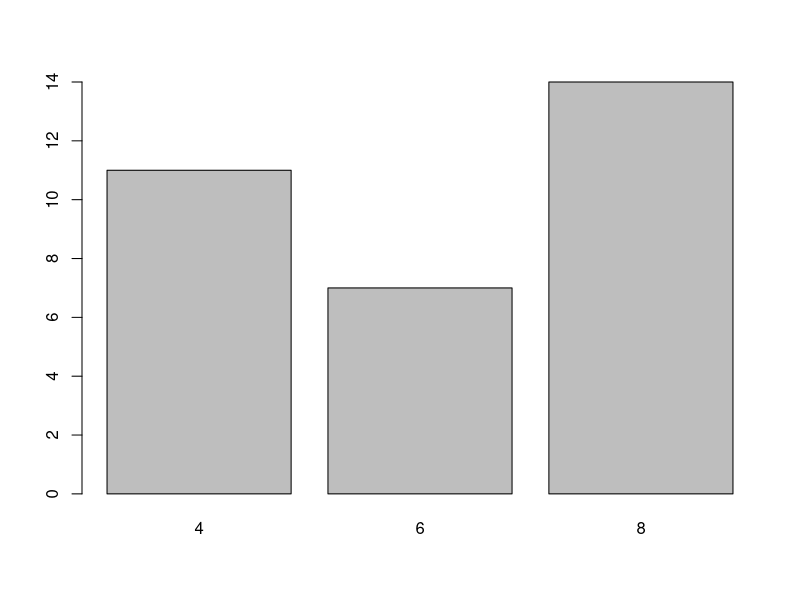
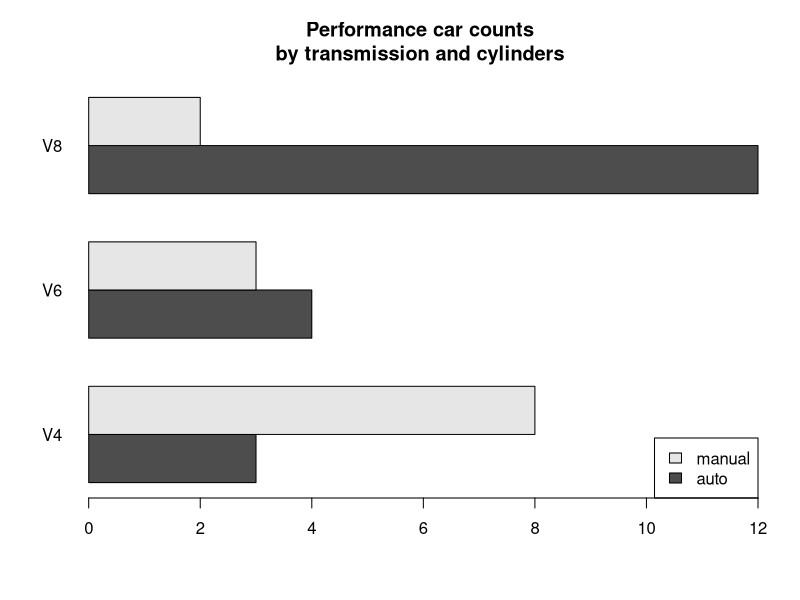

Reproduce these figures in R, in order. (Note: this script raises an error after producing the figures.)
# _______________________________ BASIC DATA VISUALIZATION ________________________
# Data visualization is an important part of a statistical analysis. The 
# visualization tools appropriate for a given data set are dependent upon the 
# types of variables
# Plot and ggplot2 help for visualization.

#----- ----- ------  ----- ----- ------  ----- ----- ------  ----- ----- ------
# Barplots and Pie Charts

# Barplots and pie charts are commonly used to visualize qualitative data by 
# category frequency.

#----- ----- ------  ----- ----- ------  ----- ----- ------  ----- ----- ------
# Barplot: 
# A barplot draws either vertical or horizontal bars, typically separated by white
# space, to visualize frequencies according to the relevant categories. Though
# the raw frequencies themselves are usually displayed, a barplot can also
# be used to visualize other quantities, such as means or proportions, which
# directly depend upon these frequencies.

# Example:-
mtcars

cyl.freq <- table(mtcars$cyl)
cyl.freq

# This is a stacked plot
barplot(cyl.freq)    

table(mtcars$cyl[mtcars$am==0])
table(mtcars$cyl[mtcars$am==1])

# Types of bar plot:-
# stacked --> where bars are split up vertically 
# dodged  --> Where bars are broken up and placed beside each other.

cyl.freq.matrix <- table(mtcars$am,mtcars$cyl)
cyl.freq.matrix

# This is a dodged plot
barplot(cyl.freq.matrix,beside=TRUE,horiz=TRUE,las=1,
        main="Performance car counts\nby transmission and cylinders",
        names.arg=c("V4","V6","V8"),legend.text=c("auto","manual"),
        args.legend=list(x="bottomright"))


# help 
?barplot 

qplot(factor(mtcars$cyl),geom="bar")
# Note here that the relevant geom is "bar"

qplot(factor(mtcars$cyl),geom="blank",fill=factor(mtcars$am),xlab="",
      ylab="",main="Performance car counts\nby transmission and cylinders")
+ geom_bar(position="dodge")
+ scale_x_discrete(labels=c("V4","V6","V8"))
+ scale_y_continuous(breaks=seq(0,12,2))
+ theme_bw() + coord_flip()
+ scale_fill_grey(name="Trans.",labels=c("auto","manual"))
#----- ----- ------  ----- ----- ------  ----- ----- ------  ----- ----- ------
# Pie chart

# The venerable pie chart is an alternative option for visualizing frequency based
# quantities across levels of categorical variables, with appropriately
# sized “slices” representing the relative counts of each categorical variable.

pie(table(mtcars$cyl),labels=c("V4","V6","V8"), col=c("white","gray","black"),
    main="Performance cars by cylinders")

# Pie charts are a bad way of displaying information.

#----- ----- ------  ----- ----- ------  ----- ----- ------  ----- -----  ------
# Histograms

# To visualize the distribution of continuous measurements, we can use a 
# histograma
mtcars$hp

# A histogram also measures frequencies, but in targeting a numeric-continuous 
# variable, it’s first necessary to “bin” the observed data, meaning to define 
# intervals and then count the number of continuous observations that fall within 
# each one. The size of this interval is known as the binwidth.

hist(mtcars$hp)
# This is a right or positive skew

hist(mtcars$hp,breaks=seq(0,400,25),col="gray",main="Horsepower",xlab="HP")
abline(v=c(mean(mtcars$hp),median(mtcars$hp)),lty=c(2,3),lwd=2)
legend("topright",legend=c("mean HP","median HP"),lty=c(2,3),lwd=2)


#---------------
# Histograms using ggplot
qplot(mtcars$hp)
# `stat_bin()` using `bins = 30`. Pick better value with `binwidth`.

qplot(mtcars$hp,geom="blank",main="Horsepower",xlab="HP")
+ geom_histogram(color="black",fill="white",breaks=seq(0,400,25),
                 closed="right")
+ geom_vline(mapping=aes(xintercept=c(mean(mtcars$hp),median(mtcars$hp)),
                         linetype=factor(c("mean","median"))),show.legend=TRUE)
+ scale_linetype_manual(values=c(2,3)) + labs(linetype="")

#----- ----- ------  ----- ----- ------  ----- ----- ------  ----- ----- ------
# Box-and-Whisker Plots (or boxplot)

hist(quakes$mag)
boxplot(quakes$mag)
# IQR 
# Mathematically,
# IQR = Q3 – Q1

# where,
# Q3 upper quartile value
# Q1 lower quartile value
# Dark bold line in the middle of the box is median
# circle points are the outliers

# -----------------------
# Side-by-Side Boxplots

stations.fac <- cut(quakes$stations,breaks=c(0,50,100,150))
stations.fac[1:5]

boxplot(quakes$mag~stations.fac, xlab="# stations detected",ylab="Magnitude",col="gray")

qplot(stations.fac,quakes$mag,geom="boxplot", xlab="# stations detected",ylab="Magnitude")

#_________________________________________________________________________________________
# Scatterplots

plot(iris[,4],iris[,3],type="n",xlab="Petal Width (cm)", ylab="Petal Length (cm)")

points(iris[iris$Species=="setosa",4], iris[iris$Species=="setosa",3],pch=19,col="black")

points(iris[iris$Species=="virginica",4], iris[iris$Species=="virginica",3],pch=19,col="gray")

points(iris[iris$Species=="versicolor",4], iris[iris$Species=="versicolor",3],pch=1,col="black")

legend("topleft",legend=c("setosa","virginica","versicolor"), col=c("black","gray","black"),pch=c(19,19,1))

#--------------
# For two objects

iris_pch <- rep(19,nrow(iris))
iris_pch[iris$Species=="versicolor"] <- 1
iris_col <- rep("black",nrow(iris))
iris_col[iris$Species=="virginica"] <- "gray"
  
plot(iris[,4],iris[,3],col=iris_col,pch=iris_pch, xlab="Petal Width (cm)",ylab="Petal Length (cm)")

# Multi Scatterplots

pairs(iris[,1:4],pch=iris_pch,col=iris_col,cex=0.75)

qplot(iris[,4],iris[,3],xlab="Petal width",ylab="Petal length",
         shape=iris$Species) + scale_shape_manual(values=4:6) + labs(shape="Species")

# Scatterplot matrix (GGally)
install.packages("GGally")
library("GGally") 
ggpairs(iris,mapping=aes(col=Species),axisLabels="internal")





